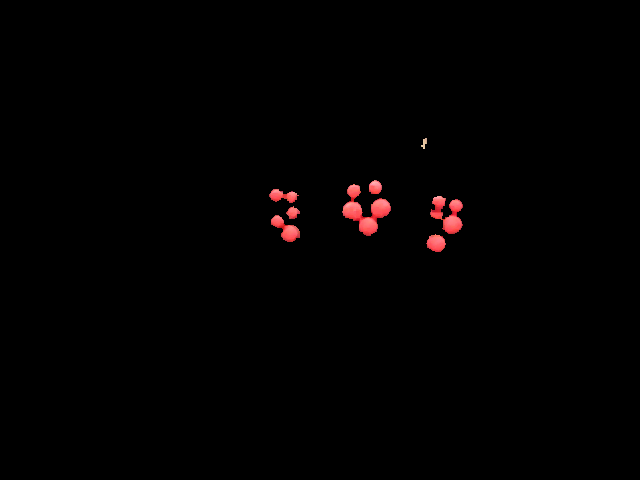
#> input picture only_segmented_left_test1/segmented_left_21.png, 640 x 480 px, found by its file name
$ python filterandSGBM.py
#> lines starting #> are read from the running program, lines starting #| are printed output that depends on the picture
import numpy as np
from sklearn.preprocessing import normalize
import cv2
print('loading images...')
imgL = cv2.imread('C:/Users/Jared/Documents/python_scripts/only_segmented_left_test1/segmented_left_21.png')
#> imgL is the input picture: shape (480, 640, 3); mean B, G, R 0.9, 0.9, 2.3
imgR = cv2.imread('C:/Users/Jared/Documents/python_scripts/only_segmented_right_test1/segmented_right_21.png')
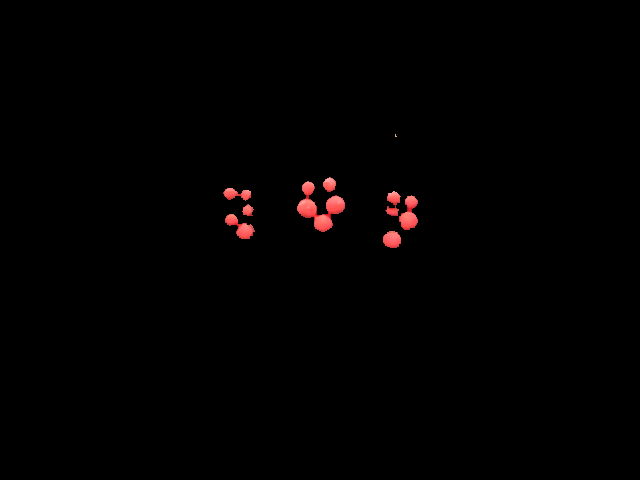
#> input picture only_segmented_right_test1/segmented_right_21.png, 640 x 480 px, found by its file name
#> imgR is the input picture: shape (480, 640, 3); mean B, G, R 0.8, 0.8, 2.1
# SGBM Parameters -----------------
window_size = 3                     # wsize default 3; 5; 7 for SGBM reduced size image; 15 for SGBM full size image (1300px and above); 5 Works nicely

left_matcher = cv2.StereoSGBM_create(
    minDisparity=0,
    numDisparities=160,             # max_disp has to be dividable by 16 f. E. HH 192, 256
    blockSize=5,
    P1=8 * 3 * window_size ** 2,    # wsize default 3; 5; 7 for SGBM reduced size image; 15 for SGBM full size image (1300px and above); 5 Works nicely
    P2=32 * 3 * window_size ** 2,
    disp12MaxDiff=1,
    uniquenessRatio=15,
    speckleWindowSize=0,
    speckleRange=2,
    preFilterCap=63,
    mode=cv2.STEREO_SGBM_MODE_SGBM_3WAY
)
right_matcher = cv2.ximgproc.createRightMatcher(left_matcher)
# FILTER Parameters
lmbda = 80000
sigma = 1.2
visual_multiplier = 1.0

wls_filter = cv2.ximgproc.createDisparityWLSFilter(matcher_left=left_matcher)
wls_filter.setLambda(lmbda)
wls_filter.setSigmaColor(sigma)

print('computing disparity...')
displ = left_matcher.compute(imgL, imgR)  # .astype(np.float32)/16
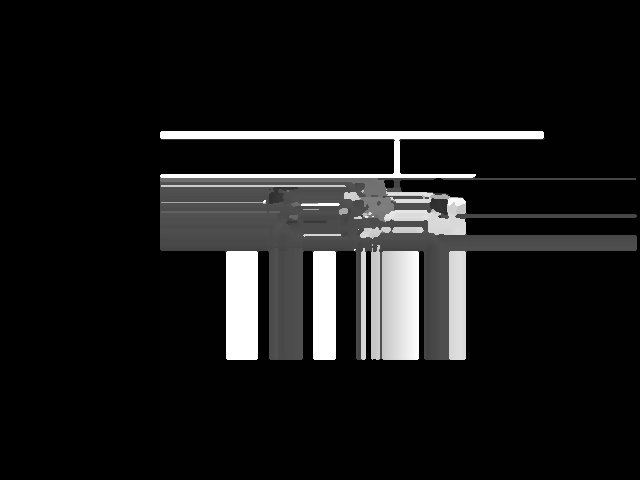
#> displ: shape (480, 640) int16; min -16, max 2432, mean 221.1; drawn with min black and max white
dispr = right_matcher.compute(imgR, imgL)  # .astype(np.float32)/16
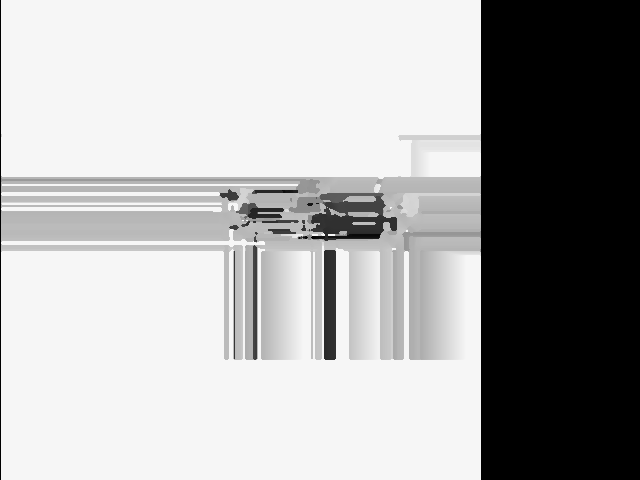
#> dispr: shape (480, 640) int16; min -2560, max -31, mean -844.4; drawn with min black and max white
displ = np.int16(displ)
dispr = np.int16(dispr)
filteredImg = wls_filter.filter(displ, imgL, None, dispr)  # important to put "imgL" here!!!
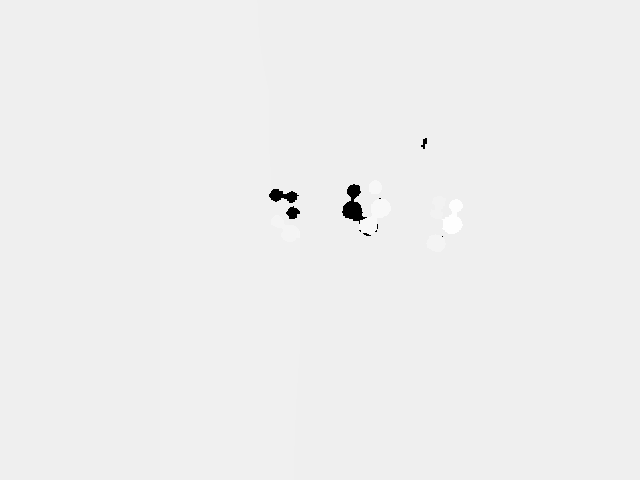
#> filteredImg: shape (480, 640) int16; min -32768, max 2107, mean -60.5; drawn with min black and max white

filteredImg = cv2.normalize(src=filteredImg, dst=filteredImg, beta=0, alpha=255, norm_type=cv2.NORM_MINMAX)
filteredImg = np.uint8(filteredImg)
cv2.imshow('Disparity Map', filteredImg)
cv2.waitKey()
cv2.destroyAllWindows()
